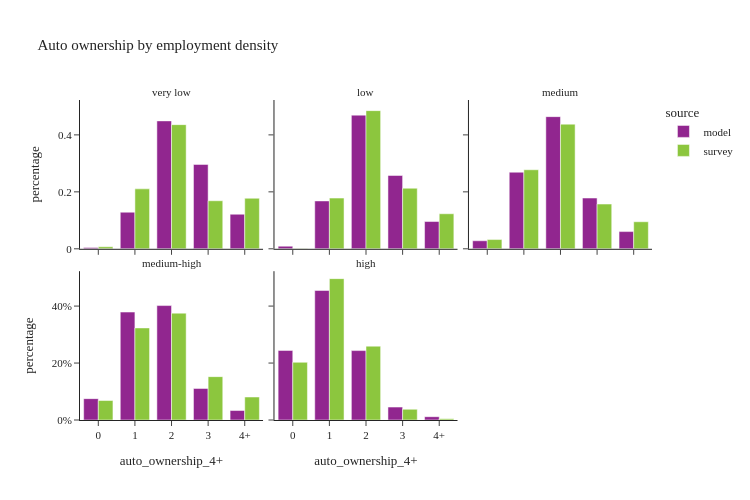

Write notebook code for a chart like this one.
### Code cell
util.plot_share_facetbar(hh_data.dropna(subset=['log_emptot_1_group']), 'hh_weight', share_col="auto_ownership_4+", title="Auto ownership by employment density", 
                            facet_col="log_emptot_1_group", facet_col_wrap=3, height=500, orientation='v')

### Figure 1 — Plotly figure (JSON) as saved in the notebook; plotly's stock layout.template omitted (floating-point values rounded to 4 significant figures)
{"data": [{"alignmentgroup": "True", "customdata": [[966], [27899], [97488], [64315], [26345]], "hovertemplate": "source=model<br>log_emptot_1_group=very low<br>auto_ownership_4+=%{x}<br>percentage=%{y}<br>sample_size=%{customdata[0]}<extra></extra>", "legendgroup": "model", "marker": {"color": "#91268F", "pattern": {"shape": ""}}, "name": "model", "offsetgroup": "model", "orientation": "v", "showlegend": true, "textposition": "auto", "type": "bar", "x": ["0", "1", "2", "3", "4+"], "xaxis": "x4", "y": [0.004451, 0.1286, 0.4492, 0.2964, 0.1214], "yaxis": "y4"}, {"alignmentgroup": "True", "customdata": [[1994], [36476], [101850], [55882], [20779]], "hovertemplate": "source=model<br>log_emptot_1_group=low<br>auto_ownership_4+=%{x}<br>percentage=%{y}<br>sample_size=%{customdata[0]}<extra></extra>", "legendgroup": "model", "marker": {"color": "#91268F", "pattern": {"shape": ""}}, "name": "model", "offsetgroup": "model", "orientation": "v", "showlegend": false, "textposition": "auto", "type": "bar", "x": ["0", "1", "2", "3", "4+"], "xaxis": "x5", "y": [0.00919, 0.1681, 0.4694, 0.2575, 0.09576], "yaxis": "y5"}, {"alignmentgroup": "True", "customdata": [[12238], [116749], [201453], [77376], [26235]], "hovertemplate": "source=model<br>log_emptot_1_group=medium<br>auto_ownership_4+=%{x}<br>percentage=%{y}<br>sample_size=%{customdata[0]}<extra></extra>", "legendgroup": "model", "marker": {"color": "#91268F", "pattern": {"shape": ""}}, "name": "model", "offsetgroup": "model", "orientation": "v", "showlegend": false, "textposition": "auto", "type": "bar", "x": ["0", "1", "2", "3", "4+"], "xaxis": "x6", "y": [0.02819, 0.269, 0.4641, 0.1783, 0.06044], "yaxis": "y6"}, {"alignmentgroup": "True", "customdata": [[32551], [164479], [174377], [48113], [14431]], "hovertemplate": "source=model<br>log_emptot_1_group=medium-high<br>auto_ownership_4+=%{x}<br>percentage=%{y}<br>sample_size=%{customdata[0]}<extra></extra>", "legendgroup": "model", "marker": {"color": "#91268F", "pattern": {"shape": ""}}, "name": "model", "offsetgroup": "model", "orientation": "v", "showlegend": false, "textposition": "auto", "type": "bar", "x": ["0", "1", "2", "3", "4+"], "xaxis": "x", "y": [0.07501, 0.379, 0.4018, 0.1109, 0.03325], "yaxis": "y"}, {"alignmentgroup": "True", "customdata": [[106105], [197485], [105823], [19686], [5030]], "hovertemplate": "source=model<br>log_emptot_1_group=high<br>auto_ownership_4+=%{x}<br>percentage=%{y}<br>sample_size=%{customdata[0]}<extra></extra>", "legendgroup": "model", "marker": {"color": "#91268F", "pattern": {"shape": ""}}, "name": "model", "offsetgroup": "model", "orientation": "v", "showlegend": false, "textposition": "auto", "type": "bar", "x": ["0", "1", "2", "3", "4+"], "xaxis": "x2", "y": [0.2444, 0.4549, 0.2438, 0.04535, 0.01159], "yaxis": "y2"}, {"alignmentgroup": "True", "customdata": [[5], [95], [160], [51], [26]], "hovertemplate": "source=survey<br>log_emptot_1_group=very low<br>auto_ownership_4+=%{x}<br>percentage=%{y}<br>sample_size=%{customdata[0]}<extra></extra>", "legendgroup": "survey", "marker": {"color": "#8CC63E", "pattern": {"shape": ""}}, "name": "survey", "offsetgroup": "survey", "orientation": "v", "showlegend": true, "textposition": "auto", "type": "bar", "x": ["0", "1", "2", "3", "4+"], "xaxis": "x4", "y": [0.007239, 0.2104, 0.436, 0.1688, 0.1775], "yaxis": "y4"}, {"alignmentgroup": "True", "customdata": [[2], [69], [140], [56], [25]], "hovertemplate": "source=survey<br>log_emptot_1_group=low<br>auto_ownership_4+=%{x}<br>percentage=%{y}<br>sample_size=%{customdata[0]}<extra></extra>", "legendgroup": "survey", "marker": {"color": "#8CC63E", "pattern": {"shape": ""}}, "name": "survey", "offsetgroup": "survey", "orientation": "v", "showlegend": false, "textposition": "auto", "type": "bar", "x": ["0", "1", "2", "3", "4+"], "xaxis": "x5", "y": [0.0008687, 0.1781, 0.4852, 0.2127, 0.1231], "yaxis": "y5"}, {"alignmentgroup": "True", "customdata": [[16], [200], [255], [76], [35]], "hovertemplate": "source=survey<br>log_emptot_1_group=medium<br>auto_ownership_4+=%{x}<br>percentage=%{y}<br>sample_size=%{customdata[0]}<extra></extra>", "legendgroup": "survey", "marker": {"color": "#8CC63E", "pattern": {"shape": ""}}, "name": "survey", "offsetgroup": "survey", "orientation": "v", "showlegend": false, "textposition": "auto", "type": "bar", "x": ["0", "1", "2", "3", "4+"], "xaxis": "x6", "y": [0.03249, 0.2776, 0.4377, 0.1571, 0.09504], "yaxis": "y6"}, {"alignmentgroup": "True", "customdata": [[80], [423], [294], [71], [30]], "hovertemplate": "source=survey<br>log_emptot_1_group=medium-high<br>auto_ownership_4+=%{x}<br>percentage=%{y}<br>sample_size=%{customdata[0]}<extra></extra>", "legendgroup": "survey", "marker": {"color": "#8CC63E", "pattern": {"shape": ""}}, "name": "survey", "offsetgroup": "survey", "orientation": "v", "showlegend": false, "textposition": "auto", "type": "bar", "x": ["0", "1", "2", "3", "4+"], "xaxis": "x", "y": [0.06836, 0.3233, 0.3753, 0.1523, 0.08077], "yaxis": "y"}, {"alignmentgroup": "True", "customdata": [[536], [907], [265], [35], [18]], "hovertemplate": "source=survey<br>log_emptot_1_group=high<br>auto_ownership_4+=%{x}<br>percentage=%{y}<br>sample_size=%{customdata[0]}<extra></extra>", "legendgroup": "survey", "marker": {"color": "#8CC63E", "pattern": {"shape": ""}}, "name": "survey", "offsetgroup": "survey", "orientation": "v", "showlegend": false, "textposition": "auto", "type": "bar", "x": ["0", "1", "2", "3", "4+"], "xaxis": "x2", "y": [0.2027, 0.4964, 0.2593, 0.03765, 0.00398], "yaxis": "y2"}], "layout": {"annotations": [{"font": {}, "showarrow": false, "text": "medium-high", "x": 0.16, "xanchor": "center", "xref": "paper", "y": 0.465, "yanchor": "bottom", "yref": "paper"}, {"font": {}, "showarrow": false, "text": "high", "x": 0.5, "xanchor": "center", "xref": "paper", "y": 0.465, "yanchor": "bottom", "yref": "paper"}, {"font": {}, "showarrow": false, "text": "very low", "x": 0.16, "xanchor": "center", "xref": "paper", "y": 1.0, "yanchor": "bottom", "yref": "paper"}, {"font": {}, "showarrow": false, "text": "low", "x": 0.5, "xanchor": "center", "xref": "paper", "y": 1.0, "yanchor": "bottom", "yref": "paper"}, {"font": {}, "showarrow": false, "text": "medium", "x": 0.84, "xanchor": "center", "xref": "paper", "y": 1.0, "yanchor": "bottom", "yref": "paper"}], "barmode": "group", "height": 500, "legend": {"title": {"text": "source"}, "tracegroupgap": 0}, "title": {"text": "Auto ownership by employment density"}, "width": 750, "xaxis": {"anchor": "y", "domain": [0.0, 0.32], "title": {"text": "auto_ownership_4+"}}, "xaxis2": {"anchor": "y2", "domain": [0.34, 0.66], "matches": "x", "title": {"text": "auto_ownership_4+"}}, "xaxis3": {"anchor": "y3", "domain": [0.68, 1.0], "matches": "x", "title": {"text": "auto_ownership_4+"}}, "xaxis4": {"anchor": "y4", "domain": [0.0, 0.32], "matches": "x", "showticklabels": false}, "xaxis5": {"anchor": "y5", "domain": [0.34, 0.66], "matches": "x", "showticklabels": false}, "xaxis6": {"anchor": "y6", "domain": [0.68, 1.0], "matches": "x", "showticklabels": false}, "yaxis": {"anchor": "x", "domain": [0.0, 0.465], "tickformat": ".0%", "title": {"text": "percentage"}}, "yaxis2": {"anchor": "x2", "domain": [0.0, 0.465], "matches": "y", "showticklabels": false, "tickformat": ".0%"}, "yaxis3": {"anchor": "x3", "domain": [0.0, 0.465], "matches": "y", "showticklabels": false}, "yaxis4": {"anchor": "x4", "domain": [0.535, 1.0], "matches": "y", "title": {"text": "percentage"}}, "yaxis5": {"anchor": "x5", "domain": [0.535, 1.0], "matches": "y", "showticklabels": false}, "yaxis6": {"anchor": "x6", "domain": [0.535, 1.0], "matches": "y", "showticklabels": false}}}
